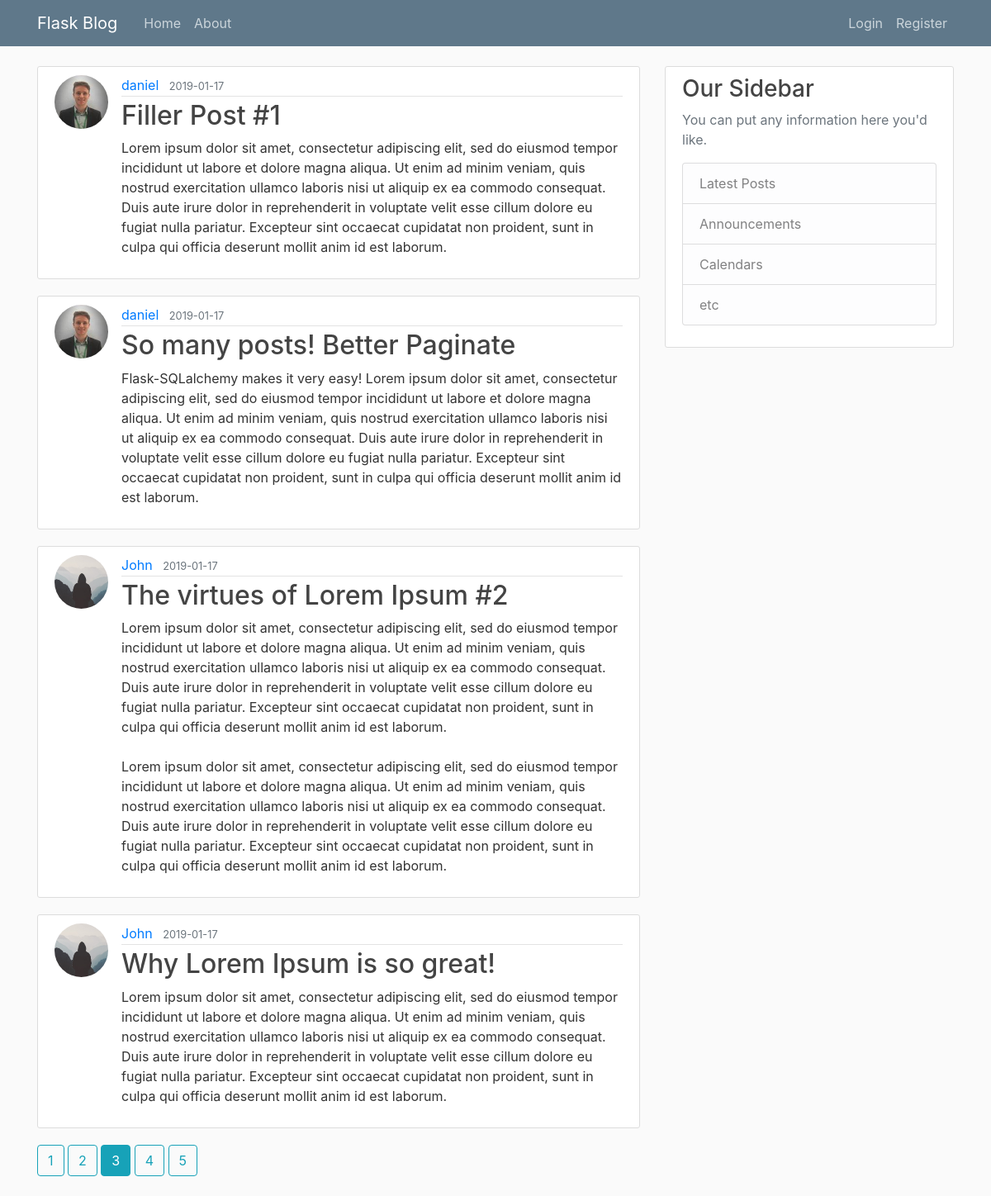
Screenshot of /home?page=3 with the database file from the repository.
### flaskblog/models.py (models this page shows, shortened)
class Post(db.Model):
    id = db.Column(db.Integer, primary_key=True)
    title = db.Column(db.String(100), nullable=False)
    date_posted = db.Column(db.DateTime, nullable=False, default=datetime.utcnow)
    content = db.Column(db.Text, nullable=False)
    user_id = db.Column(db.Integer, db.ForeignKey('user.id'), nullable=False)

class User(db.Model, UserMixin):
    id = db.Column(db.Integer, primary_key=True)
    username = db.Column(db.String(20), unique=True, nullable=False)
    email = db.Column(db.String(120), unique=True, nullable=False)
    image_file = db.Column(db.String(20), nullable=False, default='default.jpg')
    password = db.Column(db.String(60), nullable=False)
    posts = db.relationship('Post', backref='author', lazy=True)

### flaskblog/main/routes.py (the view)
@main.route('/')
@main.route('/home')
def home():
    page = request.args.get('page', 1, type=int)
    posts = Post.query.order_by(Post.date_posted.desc()).paginate(page=page, per_page=4)
    return render_template('home.html', posts=posts)

### flaskblog/templates/home.html
{% extends 'layout.html' %}
{% block content %}
    {% for post in posts.items %}
        <article class="media content-section">
          <img class="rounded-circle article-img" src="{{ url_for('static', filename='profile_pics/' + post.author.image_file) }}">
          <div class="media-body">
            <div class="article-metadata">
              <a class="mr-2" href="{{ url_for('users.user_posts', username=post.author.username) }}">{{ post.author.username }}</a>
              <small class="text-muted">{{ post.date_posted.strftime('%Y-%m-%d') }}</small>
            </div>
            <h2><a class="article-title" href="{{ url_for('posts.post', post_id=post.id) }}">{{ post.title }}</a></h2>
            <p class="article-content">{{ post.content }}</p>
          </div>
        </article>
    {% endfor %}
    {% for page_num in posts.iter_pages(left_edge=1, right_edge=1, left_current=1, right_current=2) %}
      {% if page_num %}
        {% if posts.page == page_num %}
          <a class='btn btn-info mb-4' href="{{ url_for('main.home', page=page_num) }}">{{ page_num }}</a>
        {% else %}
          <a class='btn btn-outline-info mb-4' href="{{ url_for('main.home', page=page_num) }}">{{ page_num }}</a>
        {% endif %}
      {% else %}
        ...
      {% endif %}
    {% endfor %}
{% endblock content%}

### flaskblog/static/main.css (style rules this page uses)
body { background: #fafafa; color: #333333; margin-top: 5rem; }
h1, h2, h3, h4, h5, h6 { color: #444444; }
.content-section { background: #ffffff; padding: 10px 20px; border: 1px solid #dddddd; border-radius: 3px; margin-bottom: 20px; }
.article-title { color: #444444; }
.article-content { white-space: pre-line; }
.article-img { height: 65px; width: 65px; margin-right: 16px; }
.article-metadata { padding-bottom: 1px; margin-bottom: 4px; border-bottom: 1px solid #e3e3e3 }

### rows the page displays
Post: image_file (picture), author.username "daniel", date_posted "2019-01-17", title "Filler Post #1", content "Lorem ipsum dolor sit amet, consectetur adipiscing elit, sed do eiusmod tempor incididunt ut labore et dolore magna aliqua. Ut enim ad minim veniam, quis nostrud exercitation ullamco laboris nisi ut aliquip ex ea commodo consequat. Duis aute irure dolor in reprehenderit in voluptate velit esse cillum dolore eu fugiat nulla pariatur. Excepteur sint occaecat cupidatat non proident, sunt in culpa qui officia deserunt mollit anim id est laborum."
Post: image_file (picture), author.username "daniel", date_posted "2019-01-17", title "So many posts! Better Paginate", content "Flask-SQLalchemy makes it very easy! Lorem ipsum dolor sit amet, consectetur adipiscing elit, sed do eiusmod tempor incididunt ut labore et dolore magna aliqua. Ut enim ad minim veniam, quis nostrud exercitation ullamco laboris nisi ut aliquip ex ea commodo consequat. Duis aute irure dolor in reprehenderit in voluptate velit esse cillum dolore eu fugiat nulla pariatur. Excepteur sint occaecat cupidatat non proident, sunt in culpa qui officia deserunt mollit anim id est laborum."
Post: image_file (placeholder picture), author.username "John", date_posted "2019-01-17", title "The virtues of Lorem Ipsum #2", content "Lorem ipsum dolor sit amet, consectetur adipiscing elit, sed do eiusmod tempor incididunt ut labore et dolore magna aliqua. Ut enim ad minim veniam, quis nostrud exercitation ullamco laboris nisi ut aliquip ex ea commodo consequat. Duis aute irure dolor in reprehenderit in voluptate velit esse cillum dolore eu fugiat nulla pariatur. Excepteur sint occaecat cupidatat non proident, sunt in culpa qui officia deserunt mollit anim id est laborum. Lorem ipsum dolor sit amet, consectetur adipiscing elit, sed do eiusmod tempor incididunt ut labore et dolore magna aliqua. Ut enim ad minim veniam, quis nostrud exercitation ullamco laboris nisi ut aliquip ex ea commodo consequat. Duis aute irure dolor…"
Post: image_file (placeholder picture), author.username "John", date_posted "2019-01-17", title "Why Lorem Ipsum is so great!", content "Lorem ipsum dolor sit amet, consectetur adipiscing elit, sed do eiusmod tempor incididunt ut labore et dolore magna aliqua. Ut enim ad minim veniam, quis nostrud exercitation ullamco laboris nisi ut aliquip ex ea commodo consequat. Duis aute irure dolor in reprehenderit in voluptate velit esse cillum dolore eu fugiat nulla pariatur. Excepteur sint occaecat cupidatat non proident, sunt in culpa qui officia deserunt mollit anim id est laborum."

### other values shown
{{ page_num }} "1" "2" "4" "5"
{{ page_num }} "3"
